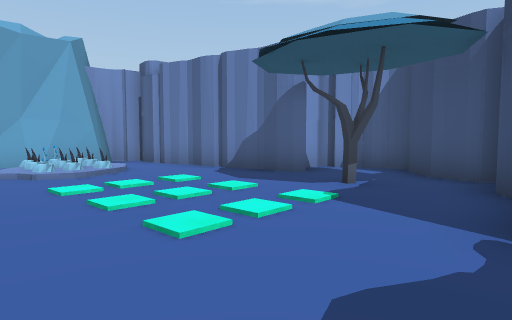
[1] (above)

12 first-person views from a walk through a Unity game level. The camera is 1.4 m above the floor, tilts 4° down and sees 75° across. The floor is counted in squares, 2 m on a side. Each view is taken from the middle of a square. On the plan, view 1 faces up. The plan holds only what a view shows up to about 10 squares ahead; the rest is blank. The place goes on beyond the plan. The player is left out.

[2]
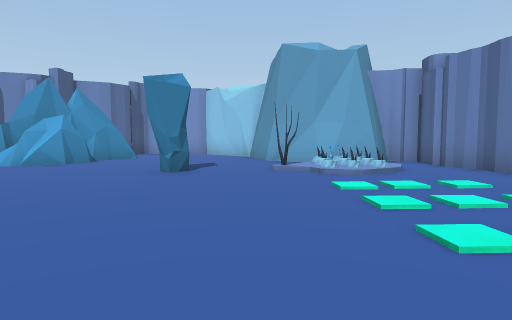

[3]
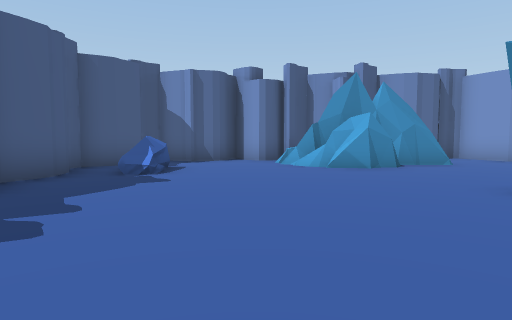

[4]
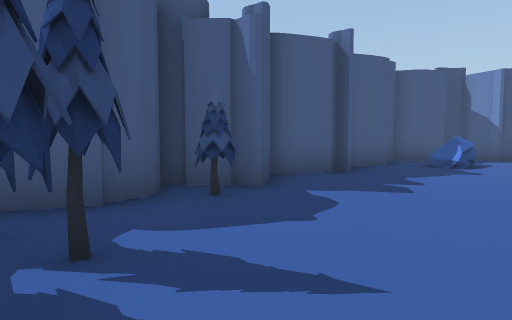

[5]
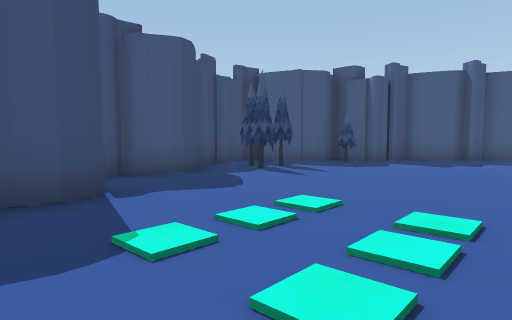

[6]
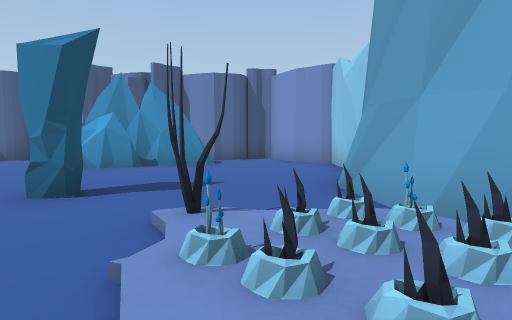

[7]
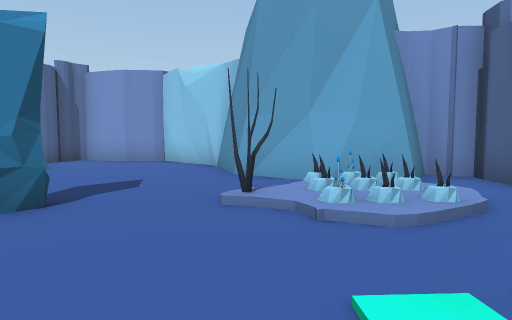

[8]
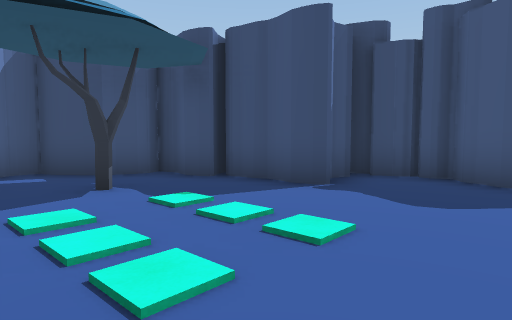

[9]
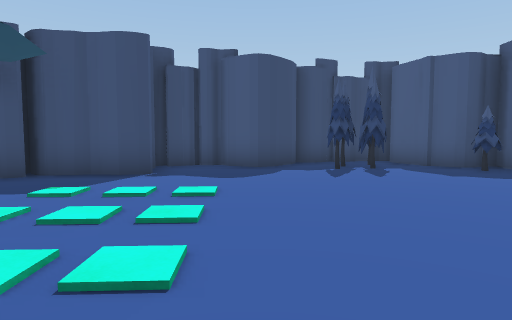

[10]
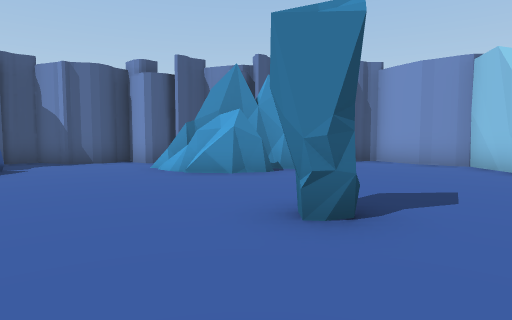

[11]
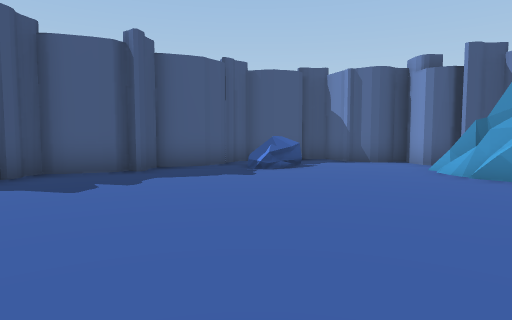

[12]
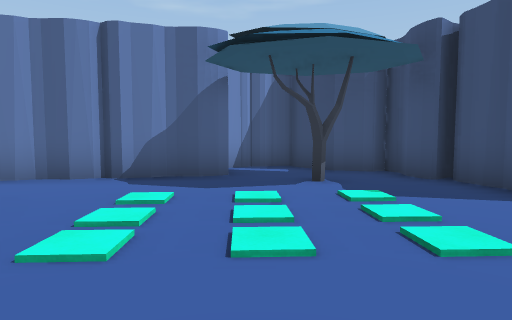

### Floor plan
Points are (right, up) in squares from view 1. A wall is a line through its corners. A room is listed if a view was taken in it or the views show most of it. See-through windows are left out.
Room 1 (views 1, 2, 3, 4, 5, 6, 7, 8, 9, 10, 11, 12)
walls: (-9.5, 2.2) (-9.7, 1.5); (-9.5, 2.7) (-9.5, 1.7); (-3.2, -3.7) (-2.6, -4.1); (-4.7, 7.8) (-6.3, 7.1); (-9.7, 3.3) (-9.6, 2.5) (-9.8, 2.2) (-9.8, 1.6); (-5.4, -3.7) (-4.8, -4); (-5.8, -3.6) (-5.3, -3.8); (1.9, 2.1) (2.1, 2.5) (2.5, 2.8) (2.9, 3.5) (3.6, 3.6); (-9.8, 3.1) (-9.6, 2.5); (1.4, -0.4) (2.2, -0.2); (-2.1, -3.7) (-1.3, -3.5) (-0.3, -3.9); (-4.4, 8) (-4.9, 7.6) (-6.1, 7.4); (-1.9, -3.7) (-1.1, -3.6); (-6.9, 7.4) (-7.8, 7.8); (-2.8, -4.2) (-2.5, -4.5) (-2.2, -4.2); (-7, 7.6) (-8.1, 7.9); (-10.4, 1.6) (-10.5, 1); (-10.3, 3.8) (-10.6, 1.8) (-10.4, 1); (1.5, -1.6) (1.3, -0.7); (-0.9, 7.8) (-1.3, 8) (-1.6, 8.4) (-2.4, 8.6) (-3.3, 9.5); (-6.8, -4) (-5.9, -3.5); (-10.5, 3.4) (-10.4, 2.9); (-7.8, -3.5) (-6.8, -4); (0.9, 6.6) (0.4, 6.8) (0.1, 7.2) (-0.7, 7.5); (1.5, -2) (1.3, -1.6) (1.3, -0.8) (1.4, -0.6) (2.1, -0.2) (2.6, -0.3); (2.9, 1.4) (2.6, 1.8); (2.8, 0.1) (3, 0.9); (2.9, 3.7) (3.6, 4.8) (3, 5.6) (3, 6.1); (-8.4, -3.6) (-7.8, -3.6); (0.7, -3.5) (1.5, -2.5); (3.2, 0.7) (3.4, 1.2); (-8.6, -3.8) (-7.8, -3.5) (-7.4, -3.7); (1.1, -3.4) (1.3, -2.6); (3.1, 4.3) (3.5, 4.5); (-11.8, 0.1) (-12.2, -0.4); (3, 6) (3.1, 6.8); (-9.9, -3.6) (-9.7, -4) (-8.8, -4.1); (-9.4, -4.1) (-8.9, -4); (3.7, 5) (3.4, 5.1) (3, 5.8); (-11.7, -1.1) (-11.5, -1.9); (1.9, 7.9) (1.4, 8); (-11.8, -1) (-11.5, -1.7) (-11.9, -2.8) (-11.5, -3.5); (-10.7, -3) (-10, -3.4); (-10.9, -3) (-10.2, -3.2) (-9.9, -3.7); (2.6, 7.4) (2.3, 7.7); (3.3, 7) (3, 7.4); (-12.5, -0.5) (-12.1, -0.8); (-10.8, 7.8) (-11.5, 7.1) (-12.6, 6.4) (-12.7, 5.8) (-12.2, 5.5) (-11.9, 4.7); (-10.7, 8) (-11.3, 7)
low walls: (-9.5, 1.7) (-10.2, 1)
objects: other object (-10, 8) to (-9, 8); other object (-9, -2); rock (-6, 4); tree (-5, 6); plant (-5, 7); plant (-4, 6); plant (-4, 7); tree (-3, -3); plant (-3, 6); plant (-3, 7); other object (-2, 4); other object (-2, 5); tree (-1, -2); other object (-1, 3); other object (-1, 4); other object (-1, 5); tree (0, -3); tree (0, -2); tree (0, -1); other object (0, 3); other object (0, 5); other object (1, 4); other object (1, 5)

Positions as (right, up) in squares from view 1, and headings:
1: (0, 0), facing up
2: (0, 0), facing up-left
3: (-2, 0), facing left
4: (0, 0), facing down-left
5: (0, 6), facing down
6: (-2, 6), facing left
7: (-2, 3), facing up-left
8: (-3, 3), facing right
9: (-4, 5), facing down-right
10: (-3, 3), facing left
11: (-3, 3), facing down-left
12: (-3, 2), facing up-right
